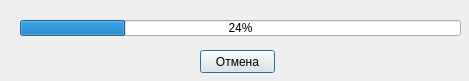
<?xml version="1.0" encoding="UTF-8"?>
<ui version="4.0">
 <class>progressDialor</class>
 <widget class="QDialog" name="progressDialor">
  <property name="geometry">
   <rect>
    <x>0</x>
    <y>0</y>
    <width>469</width>
    <height>81</height>
   </rect>
  </property>
  <property name="windowTitle">
   <string>Dialog</string>
  </property>
  <widget class="QProgressBar" name="progressBar">
   <property name="geometry">
    <rect>
     <x>20</x>
     <y>20</y>
     <width>441</width>
     <height>16</height>
    </rect>
   </property>
   <property name="value">
    <number>24</number>
   </property>
  </widget>
  <widget class="QPushButton" name="pushButton">
   <property name="geometry">
    <rect>
     <x>200</x>
     <y>50</y>
     <width>75</width>
     <height>23</height>
    </rect>
   </property>
   <property name="text">
    <string>Отмена</string>
   </property>
  </widget>
 </widget>
 <resources/>
 <connections/>
</ui>
